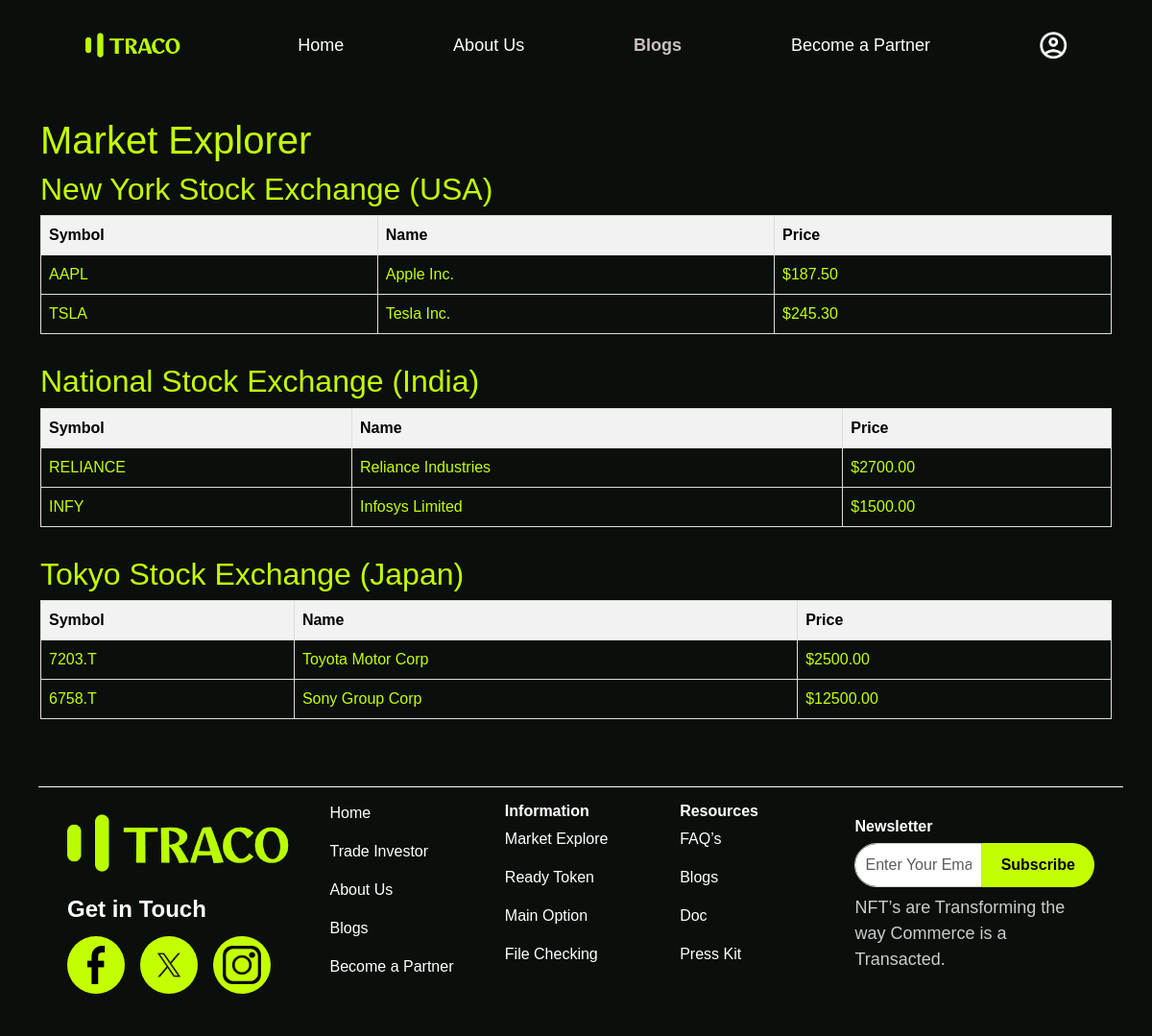
Screenshot of /market-explorer/ with the database file from the repository.
### trading/models.py (models this page shows, shortened)
class Market(models.Model):
    name = models.CharField(max_length=100)
    country = models.CharField(max_length=100)

class Stock(models.Model):
    market = models.ForeignKey(Market, on_delete=models.CASCADE, related_name="stocks")
    name = models.CharField(max_length=100)
    symbol = models.CharField(max_length=10)
    price = models.DecimalField(max_digits=10, decimal_places=2)

### trading/views.py (the view)
# urls.py: path("market-explorer/", views.market_explorer, name="market_explorer"),
def market_explorer(request):
    markets = Market.objects.prefetch_related("stocks").all()
    return render(request, "trading/layout/market_explorer.html", {"markets": markets})

### templates/trading/layout/market_explorer.html (shortened to what this page needs)
{% extends 'trading/layout/base.html' %} {% load static %} {% block content %}
<!DOCTYPE html>
<html lang="en">
<head>
</head>
<body>
    <h1>Market Explorer</h1>
    {% for market in markets %}
        <div class="market">
            <h2>{{ market.name }} ({{ market.country }})</h2>
            <table class="stocks">
                <tr>
                    <th style="color: black;">Symbol</th>
                    <th style="color: black;">Name</th>
                    <th style="color: black;">Price</th>
                </tr>
                {% for stock in market.stocks.all %}
                <tr>
                    <td >{{ stock.symbol }}</td>
                    <td>{{ stock.name }}</td>
                    <td>${{ stock.price }}</td>
                </tr>
                {% empty %}
                <tr>
                    <td colspan="3">No stocks available</td>
                </tr>
                {% endfor %}
            </table>
        </div>
    {% endfor %}
</body>
</html>
{% endblock %}

### templates/trading/layout/base.html (style rules this page uses)
body { background-color: #0b0f0c; color: #c4ff00; }

### templates/trading/layout/market_explorer.html (style rules this page uses)
body { font-family: Arial, sans-serif; padding: 20px; }
.market { margin-bottom: 30px; }
.stocks { border-collapse: collapse; width: 100%; }
.stocks th, .stocks td { border: 1px solid #ddd; padding: 8px; }
.stocks th { background-color: #f2f2f2; }

### rows the page displays
Market: name "New York Stock Exchange", country "USA"
Stock: symbol "AAPL", name "Apple Inc.", price "187.50"
Stock: symbol "TSLA", name "Tesla Inc.", price "245.30"
Market: name "National Stock Exchange", country "India"
Stock: symbol "RELIANCE", name "Reliance Industries", price "2700.00"
Stock: symbol "INFY", name "Infosys Limited", price "1500.00"
Market: name "Tokyo Stock Exchange", country "Japan"
Stock: symbol "7203.T", name "Toyota Motor Corp", price "2500.00"
Stock: symbol "6758.T", name "Sony Group Corp", price "12500.00"
